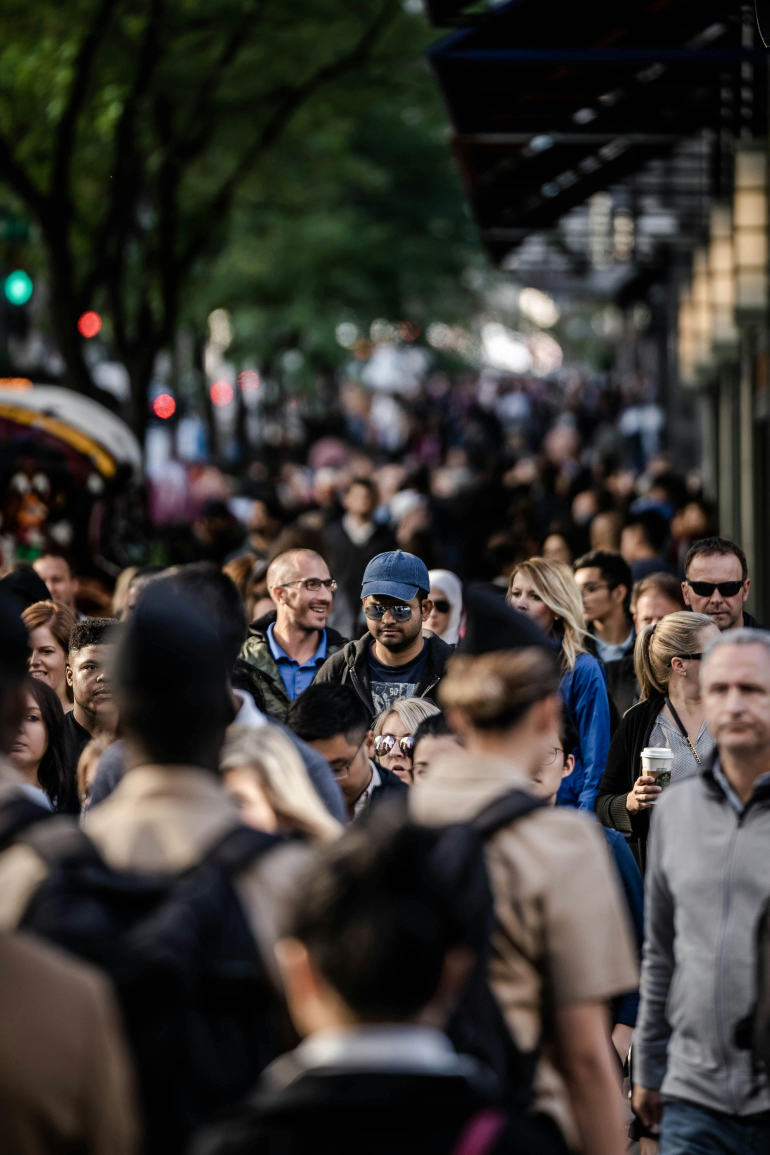
#> input picture assets/sample.jpg, 3079 x 4619 px (shown at 1/4 size)
$ python -i enhance.py   (imports and definitions only)
#> lines starting #> are read from the running program, lines starting #| are printed output that depends on the picture
#> further down, picture is the input picture: shape (4619, 3079, 3); mean B, G, R 52.1, 56.2, 59.9
"""
Enhanced preprocessing and inference techniques for improved people detection.

Techniques:
1. CLAHE (Contrast Limited Adaptive Histogram Equalization) - improves detection in
   backlight/low-light conditions common in BRT station CCTV footage.
2. Tile-based inference - splits frame into overlapping patches for better detection
   of small/distant people in crowded scenes.

These mitigations directly address failure cases documented in error_analysis.md:
- Case 1 & 5: Severe occlusion + high density -> tile-based inference
- Case 4: Backlight/poor lighting -> CLAHE preprocessing
"""

import cv2
import numpy as np


def apply_clahe(image_bgr: np.ndarray, clip_limit: float = 2.0, grid_size: int = 8) -> np.ndarray:
    """
    Apply CLAHE (Contrast Limited Adaptive Histogram Equalization).

    Normalizes local contrast to recover detail in dark/overexposed regions.
    Mitigates error_analysis.md Case 4 (backlight/low-light FN).

    Args:
        image_bgr: Input image in BGR format
        clip_limit: CLAHE clip limit (higher = more contrast)
        grid_size: Tile grid size for adaptive equalization

    Returns:
        Enhanced image in BGR format
    """
#> called with clip_limit = 2, grid_size = 8
    lab = cv2.cvtColor(image_bgr, cv2.COLOR_BGR2LAB)
#> lab: shape (4619, 3079, 3); mean of channels 0, 1, 2 59.2, 129, 131
    l_channel, a_channel, b_channel = cv2.split(lab)
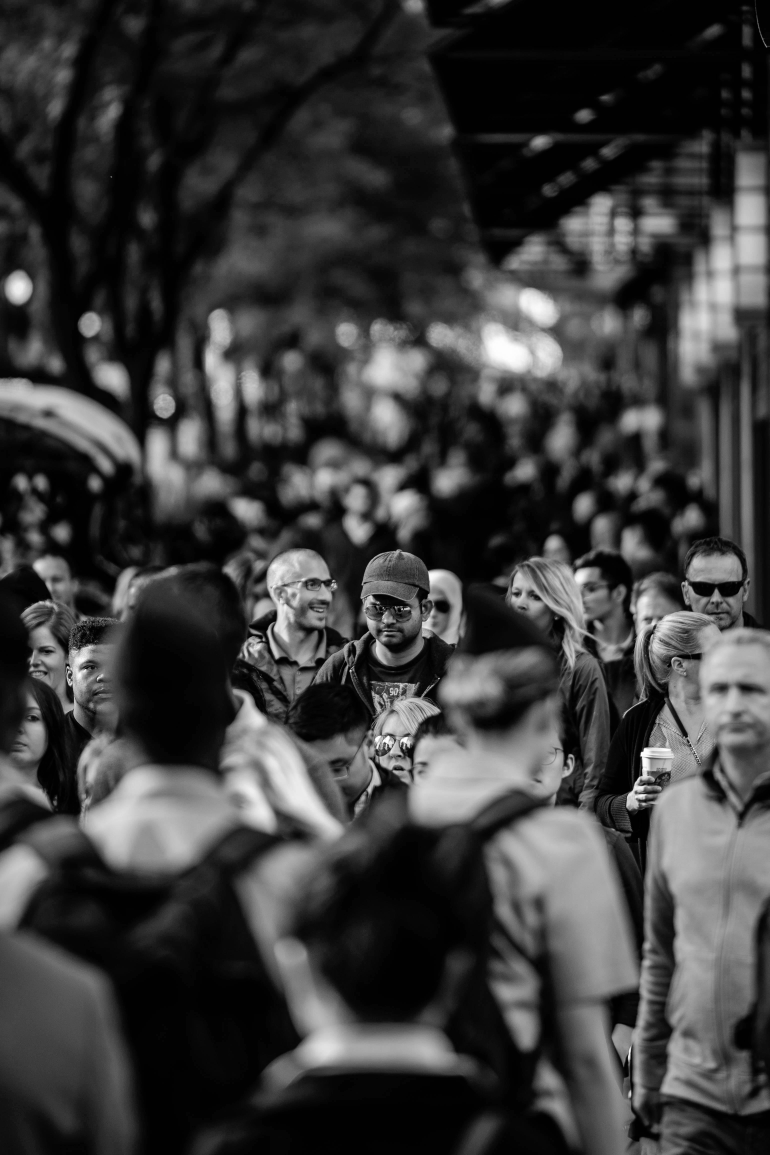
#> l_channel: shape (4619, 3079) (shown at 1/4 size); min 0, max 255, mean 59.2
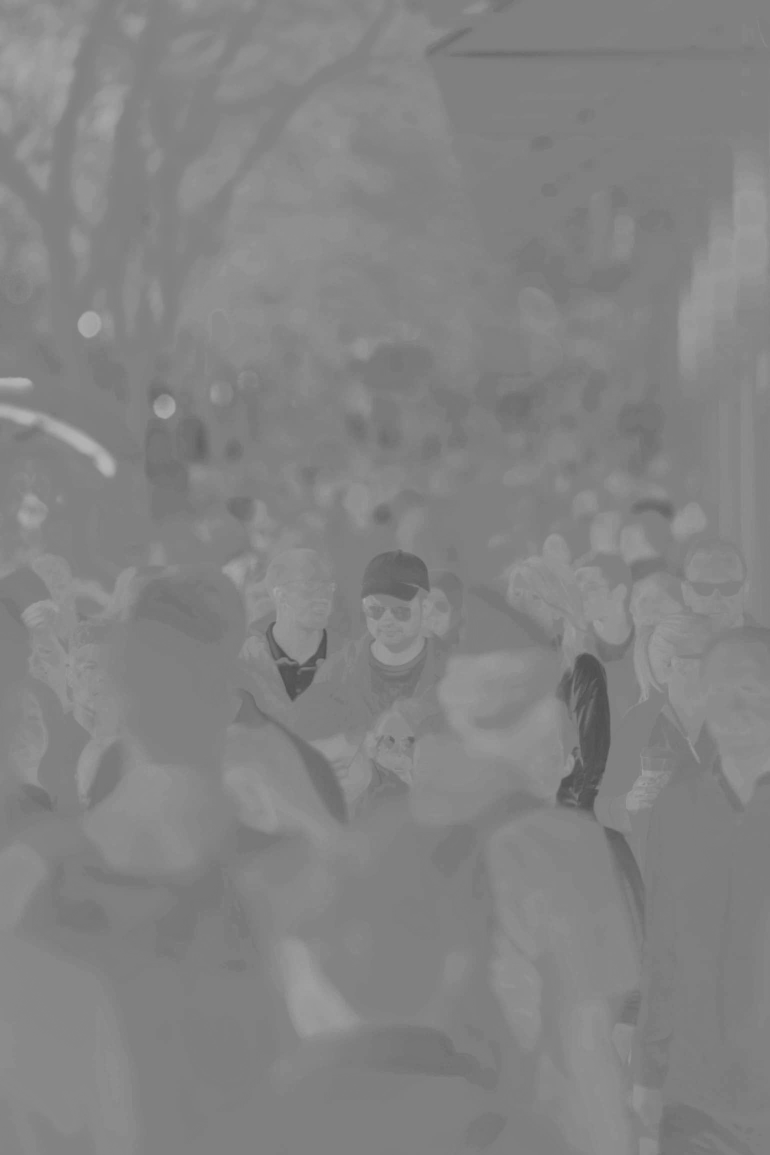
#> b_channel: shape (4619, 3079) (shown at 1/4 size); min 76, max 182, mean 131

    clahe = cv2.createCLAHE(clipLimit=clip_limit, tileGridSize=(grid_size, grid_size))
    l_enhanced = clahe.apply(l_channel)
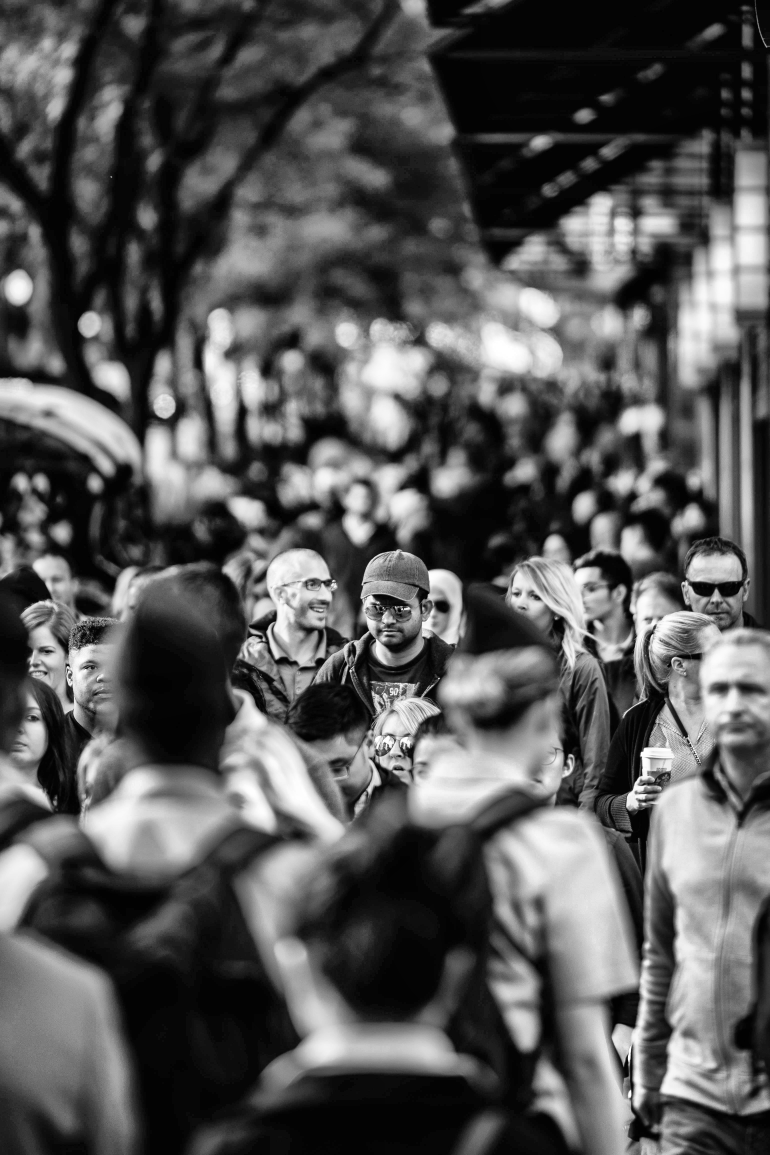
#> l_enhanced: shape (4619, 3079) (shown at 1/4 size); min 0, max 255, mean 85.8

    lab_enhanced = cv2.merge([l_enhanced, a_channel, b_channel])
#> lab_enhanced: shape (4619, 3079, 3); mean of channels 0, 1, 2 85.8, 129, 131
    result = cv2.cvtColor(lab_enhanced, cv2.COLOR_LAB2BGR)
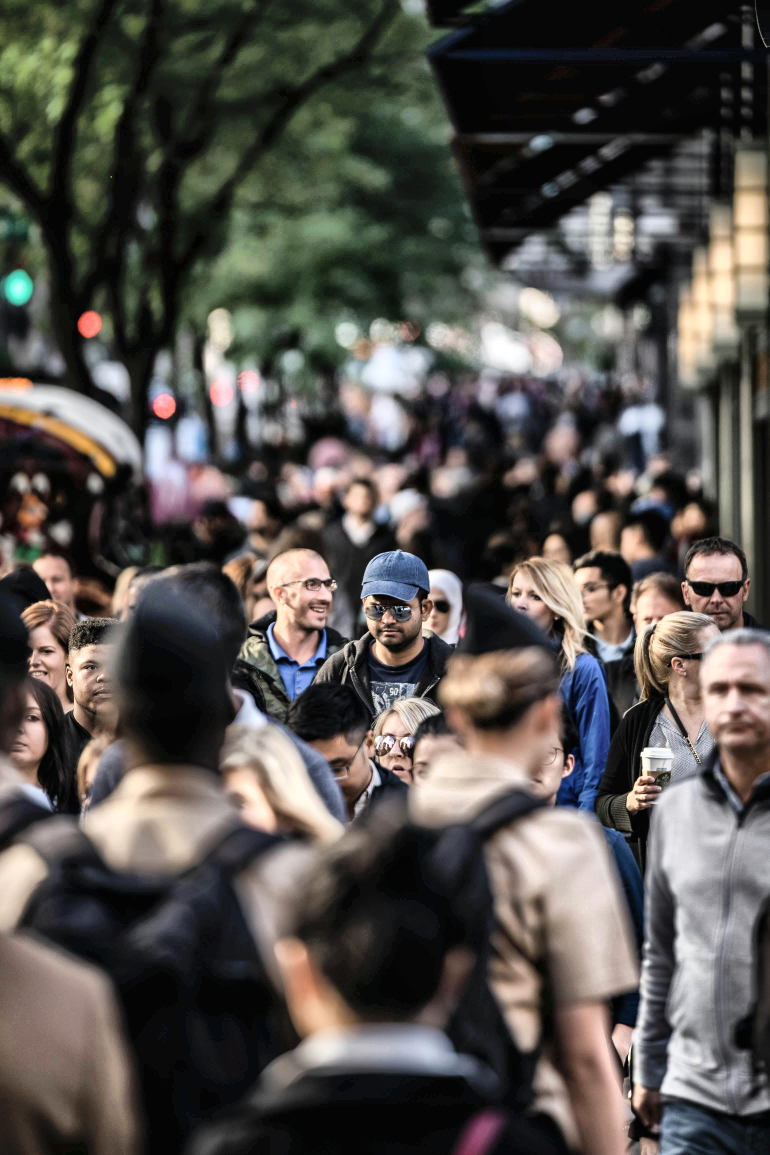
#> result: shape (4619, 3079, 3) (shown at 1/4 size); mean B, G, R 77.7, 82, 85.9

    return result


# [155 lines left out: functions tile_inference, _detect_single, _filter_small_boxes, _nms_merge, not called in this run]

>>> import cv2
>>> picture = cv2.imread('../../assets/sample.jpg')
>>> result = apply_clahe(picture)
